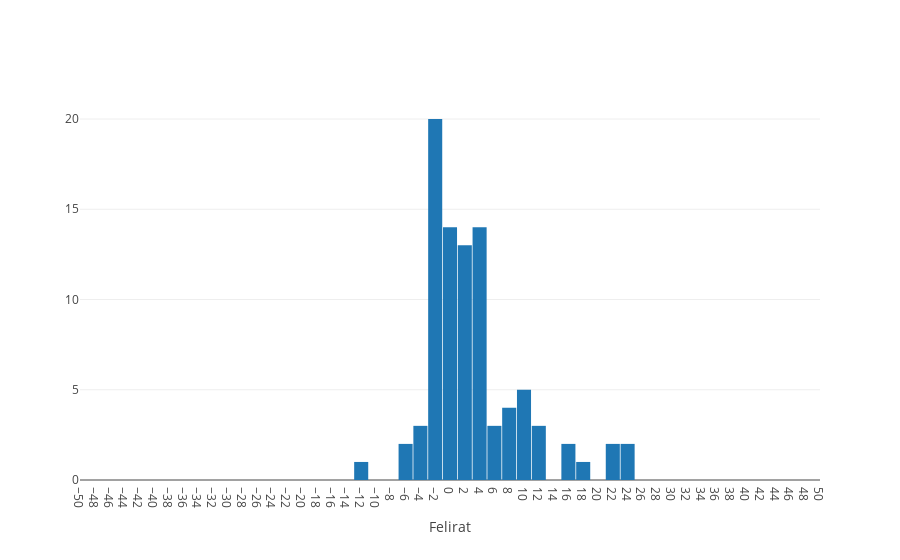

This figure's notebook cell:
### Markdown cell above
# Hiba

### Code cell
iplt(tk.calc_error(GRSA,rhoAA,CapacityA,refxlin*1e-6,ef(refxlin,params[0],params[1]),detailOn=False, runNbfrom=30,runNb=30))
